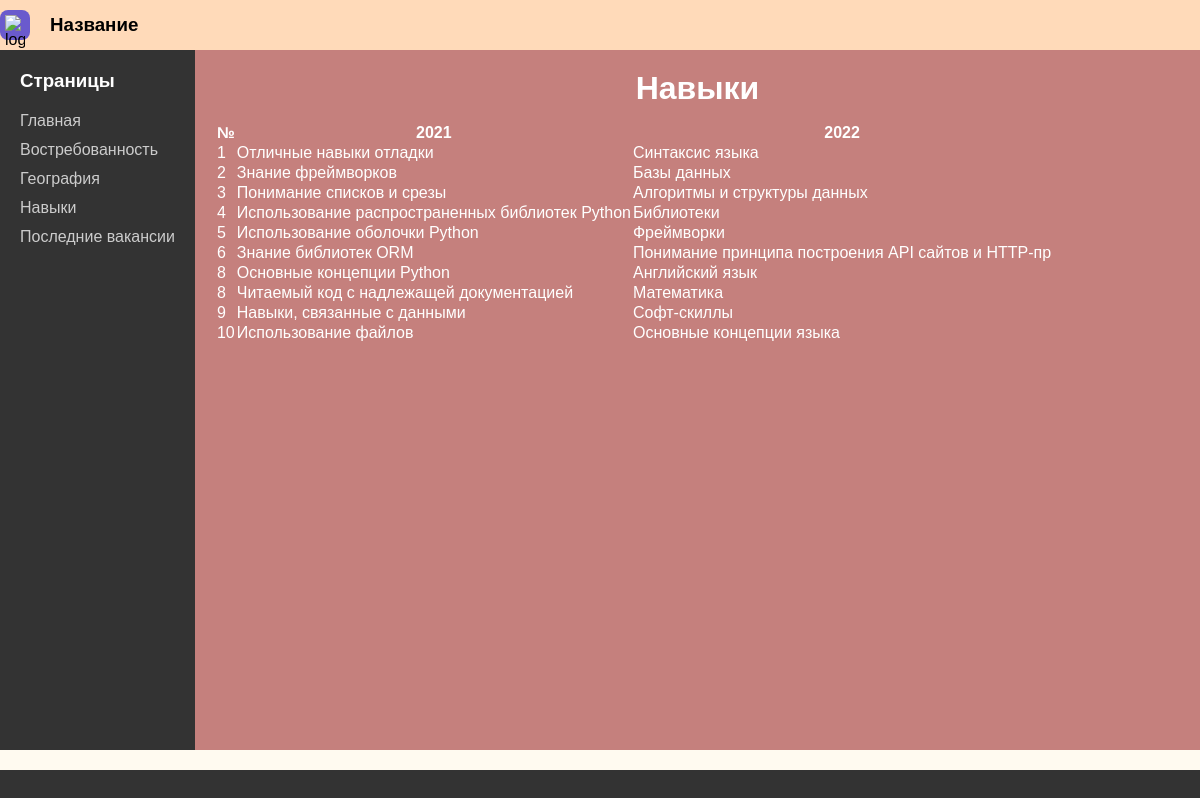
/skills, run on the app's committed database.
### main/models.py (models this page shows)
class Skills(models.Model):
    name = models.CharField(max_length=50)
    key_skills = models.IntegerField()
    year = models.CharField(max_length=10)
    def __str__(self) -> str:
        return self.name
    class Meta:
        verbose_name = ("Skills")

### main/views.py (the view)
# urls.py: path('skills', views.skills, name='skills'),
def skills(request):
    template = loader.get_template('pages/skills.html')
    topics2021 = Skills.objects.all().filter(year='2021').order_by('key_skills')
    topics2022 = Skills.objects.all().filter(year='2022').order_by('key_skills')
    topics = zip(topics2021, topics2022)
    context = {'title': "Скиллы", 'objects': topics}
    rendered_page = template.render(context, request)
    return HttpResponse(rendered_page)

### files/templates/pages/skills.html
{% extends 'index.html' %}
{% load static %}
{% block content %}
        <div class="right">
          <h1 class="right__title">Навыки</h1>
          <table>
            <tr class='labels'><th>№</th><th>2021</th><th>2022</th></tr>
            {% for object2021, object2022 in objects %}
                <tr class='row'><td>{{ object2021.key_skills }}</td><td>{{ object2021 }}</td><td>{{ object2022 }}</td></tr>
            {% endfor %}
          </table>
        </div>
{% endblock %}

### data on the page
Skills: key_skills "1", name "Отличные навыки отладки", name "Синтаксис языка"
Skills: key_skills "2", name "Знание фреймворков", name "Базы данных"
Skills: key_skills "3", name "Понимание списков и срезы", name "Алгоритмы и структуры данных"
Skills: key_skills "4", name "Использование распространенных библиотек Python", name "Библиотеки"
Skills: key_skills "5", name "Использование оболочки Python", name "Фреймворки"
Skills: key_skills "6", name "Знание библиотек ORM", name "Понимание принципа построения API сайтов и HTTP-пр"
Skills: key_skills "8", name "Основные концепции Python", name "Английский язык"
Skills: key_skills "8", name "Читаемый код с надлежащей документацией", name "Математика"
Skills: key_skills "9", name "Навыки, связанные с данными", name "Софт-скиллы"
Skills: key_skills "10", name "Использование файлов", name "Основные концепции языка"
